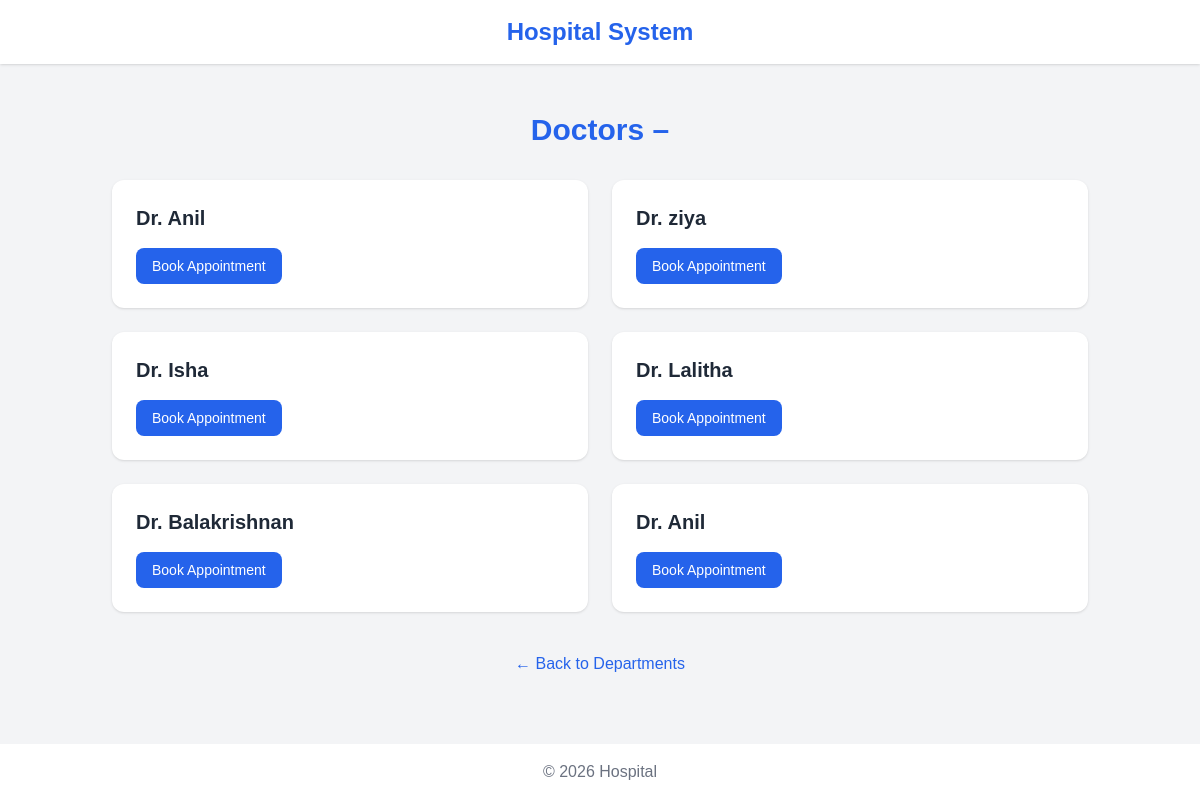
/doctors/, run on an earlier commit of the app's database.
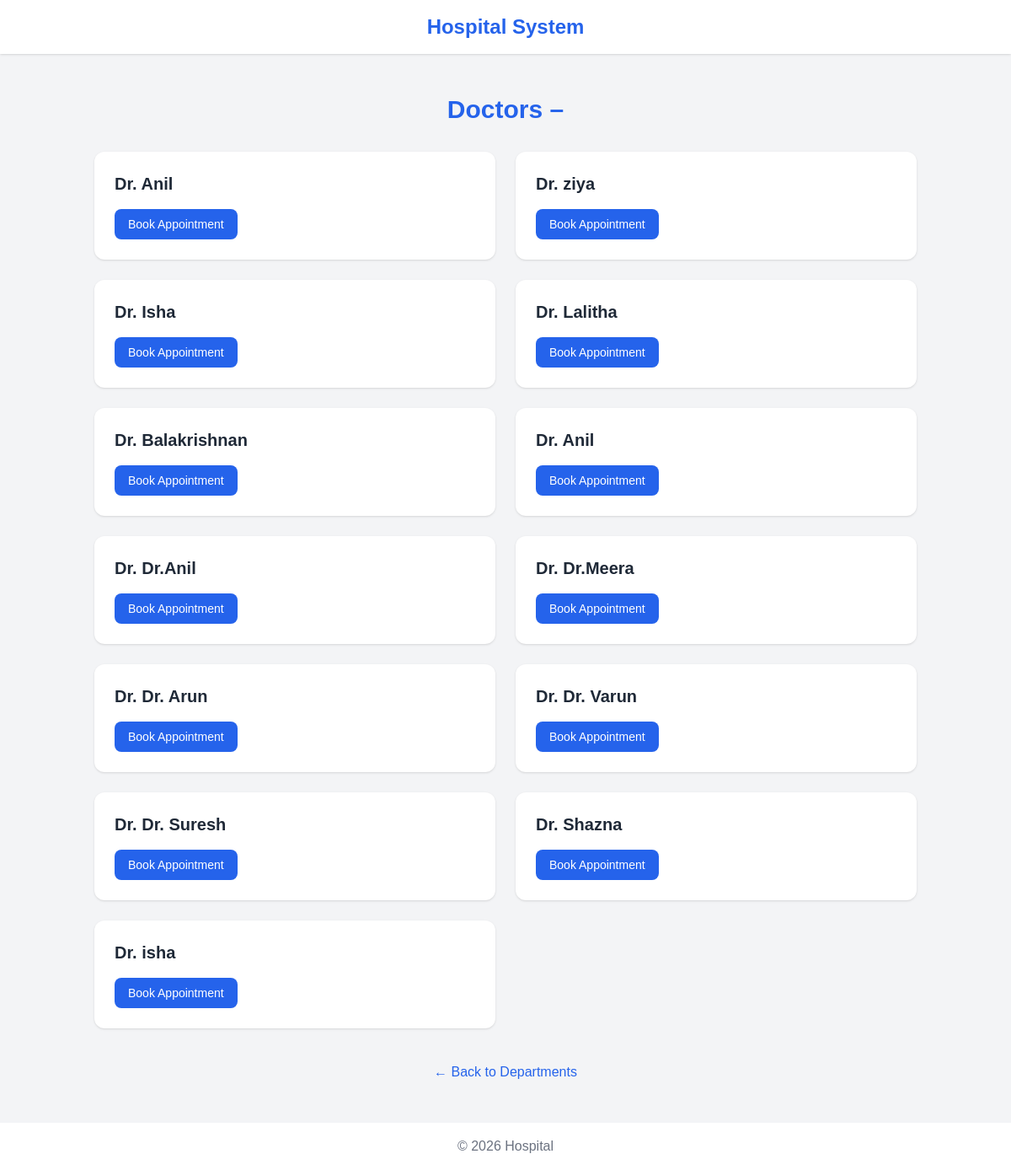
And on a later commit of the database.
### hospital/models.py (models this page shows, shortened)
class Doctor(models.Model):
    name = models.CharField(max_length=100)
    department = models.ForeignKey(
                 Department,
                 on_delete=models.SET_NULL,
                 null=True,
                 blank=True
)

### hospital/views.py (the view)
# urls.py: path('doctors/', views.doctor_list, name='doctor_list'),
def doctor_list(request):
    doctors = Doctor.objects.select_related('department')
    return render(request, 'hospital/doctor_list.html', {
        'doctors': doctors
    })

### hospital/templates/hospital/doctor_list.html (shortened to what this page needs)
{% extends 'hospital/base.html' %}
{% block content %}
<div class="max-w-5xl mx-auto px-6 py-12">
    <h2 class="text-3xl font-bold text-center text-blue-600 mb-8">
        Doctors – {{ department.name }}
    </h2>
    <div class="grid grid-cols-1 sm:grid-cols-2 gap-6">
        {% for doctor in doctors %}
        <div class="bg-white rounded-xl shadow p-6">
            <h3 class="text-xl font-semibold text-gray-800">
                Dr. {{ doctor.name }}
            </h3>
            <div class="mt-4">
                <a href="{% url 'booking_create' %}"
                   class="inline-block px-4 py-2 bg-blue-600 text-white rounded-lg text-sm hover:bg-blue-700">
                    Book Appointment
                </a>
            </div>
        </div>
        {% empty %}
        <p class="col-span-full text-center text-gray-500">
            No doctors available in this department
        </p>
        {% endfor %}
    </div>
    <div class="text-center mt-10">
        <a href="{% url 'department_list' %}"
           class="text-blue-600 hover:underline">
            ← Back to Departments
        </a>
    </div>
</div>
{% endblock %}

### hospital/templates/hospital/base.html (shortened to what this page needs)
{% load static %}
<!DOCTYPE html>
<html lang="en">
<head>
    <script src="https://cdn.tailwindcss.com"></script>
<link rel="stylesheet" href="https://cdnjs.cloudflare.com/ajax/libs/font-awesome/6.5.0/css/all.min.css">
<link rel="stylesheet" href="{% static 'hospital/style.css' %}">
</head>
<body class="bg-gray-100 min-h-screen flex flex-col">
<header class="p-4 bg-white shadow">
    <h1 class="text-2xl font-bold text-center text-blue-600">
        Hospital System
    </h1>
</header>
<main class="flex-grow">
    {% block content %}
    {% endblock %}
</main>
<footer class="p-4 text-center text-gray-500 bg-white">
    © 2026 Hospital
</footer>
</body>
</html>

### hospital/static/style.css (style rules this page uses)
body { background-color:#f8f9fa; font-family:Arial, sans-serif; }

What changed in the data, as far as the page shows it:
added Doctor: name "Dr.Anil"
added Doctor: name "Dr.Meera"
added Doctor: name "Dr. Arun"
added Doctor: name "Dr. Varun"
added Doctor: name "Dr. Suresh"
added Doctor: name "Shazna"
added Doctor: name "isha"
